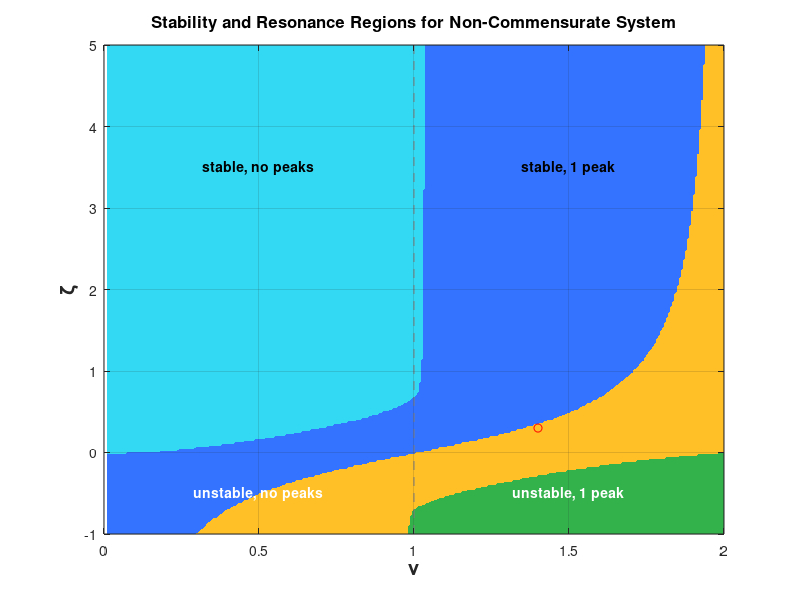

This figure's MATLAB source:
%==========================================================================
% THESIS PROJECT: Time-Domain Identification of Second-Species Systems
% AUTHOR: Rodrigo Fonseca
% DATE: 2026
% TYPE: SCRIPT
% STATUS: FINISHED
%
% PROGRAM DESCRIPTION: 
% The goal is to plot the stability chart zonsidering zeta and nu for the
% various systems like in the bibliography
% Based on: Hmed et al. (2015) - "Stability and resonance conditions..."
%
%
% OUTPUT FOLDER: results\stabilityChart
%==========================================================================

close all;

% Parameters and Grid Setup
nu_vec = linspace(0.01, 2, 300);    % nu range (x-axis)
zeta_vec = linspace(-1, 5, 300);   % zeta range (y-axis)
[NU, ZETA] = meshgrid(nu_vec, zeta_vec);

% classification matrix
% 1: Stable, no peaks | 2: Stable, 1 peak | 3: Unstable, 1 peak | 4: Unstable, no peak
Regions = zeros(size(NU));

for i = 1:numel(NU)
    nu = NU(i);
    zeta = ZETA(i);
    
    % --- Stability Boundary Calculation ---
    zeta_osc = -sin((nu + 1) * pi/2) / (2 * sin(nu * pi/2));
    is_stable = (zeta > zeta_osc);
    
    % --- Resonance Detection ---
    w = logspace(-2, 2, 400); % Frequency vector
    s = 1j * w;
    G_jw = 1 ./ (s.^(nu+1) + 2*zeta*s.^nu + 1);
    mag = abs(G_jw);
    
    has_peak = max(mag) > 1.001; 
    
    % 3. Categorization
    if is_stable && ~has_peak
        Regions(i) = 1; % Cyan
    elseif is_stable && has_peak
        Regions(i) = 2; % Blue
    elseif ~is_stable && has_peak
        Regions(i) = 3; % Yellow/Orange
    else
        Regions(i) = 4; % Green
    end
end

% 4. Visualization
figure('Color', 'w', 'Position', [100 100 850 600]);

% Plot the filled regions
[~, h] = contourf(NU, ZETA, Regions, [1 2 3 4]);
set(h, 'LineColor', 'none');
hold on;


% Define custom colors matching the user image
% Regions: [Cyan, Blue, Orange/Yellow, Green]
myMap = [0.2, 0.85, 0.95;  % Region 1
         0.2, 0.45, 1.0;   % Region 2
         1.0, 0.75, 0.15;  % Region 3
         0.2, 0.70, 0.3];  % Region 4
colormap(myMap);

% Formatting the plot
xlabel('\nu', 'FontSize', 14, 'FontWeight', 'bold');
ylabel('\zeta', 'FontSize', 14, 'FontWeight', 'bold');
title('Stability and Resonance Regions for Non-Commensurate System', 'FontSize', 12);
axis([0 2 -1 5]);
grid on;

% Add Text Labels
text(0.5, 3.5, 'stable, no peaks', 'FontWeight', 'bold', 'HorizontalAlignment', 'center');
text(1.5, 3.5, 'stable, 1 peak', 'FontWeight', 'bold', 'HorizontalAlignment', 'center');
text(1.5, -0.5, 'unstable, 1 peak', 'FontWeight', 'bold', 'HorizontalAlignment', 'center', 'Color', 'w');
text(0.5, -0.5, 'unstable, no peaks', 'FontWeight', 'bold', 'HorizontalAlignment', 'center', 'Color', 'w');

% Optional: Draw vertical line at nu = 1 to show standard 2nd order case
line([1 1], [-1 5], 'Color', [0.5 0.5 0.5], 'LineStyle', '--');

plot(1.4, 0.3, 'ro')
